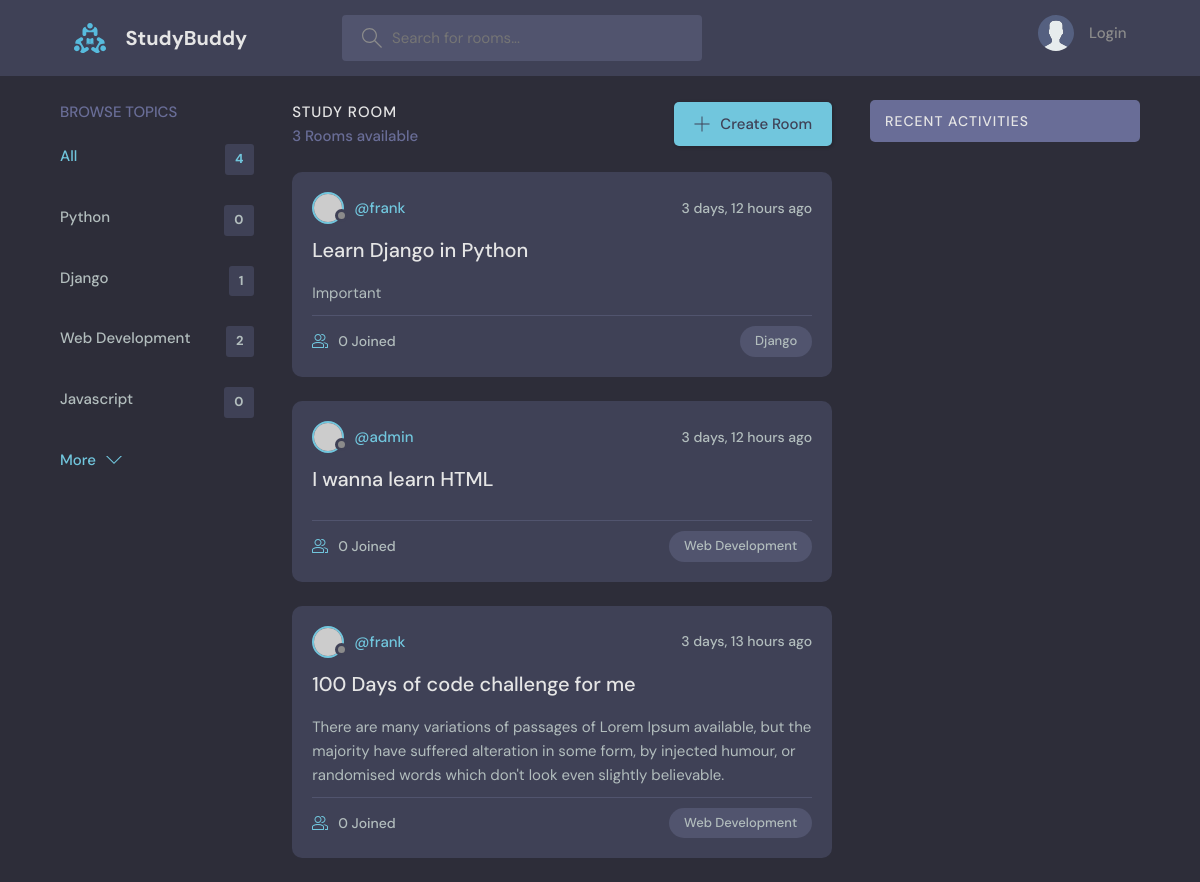
The app's page /, older data.
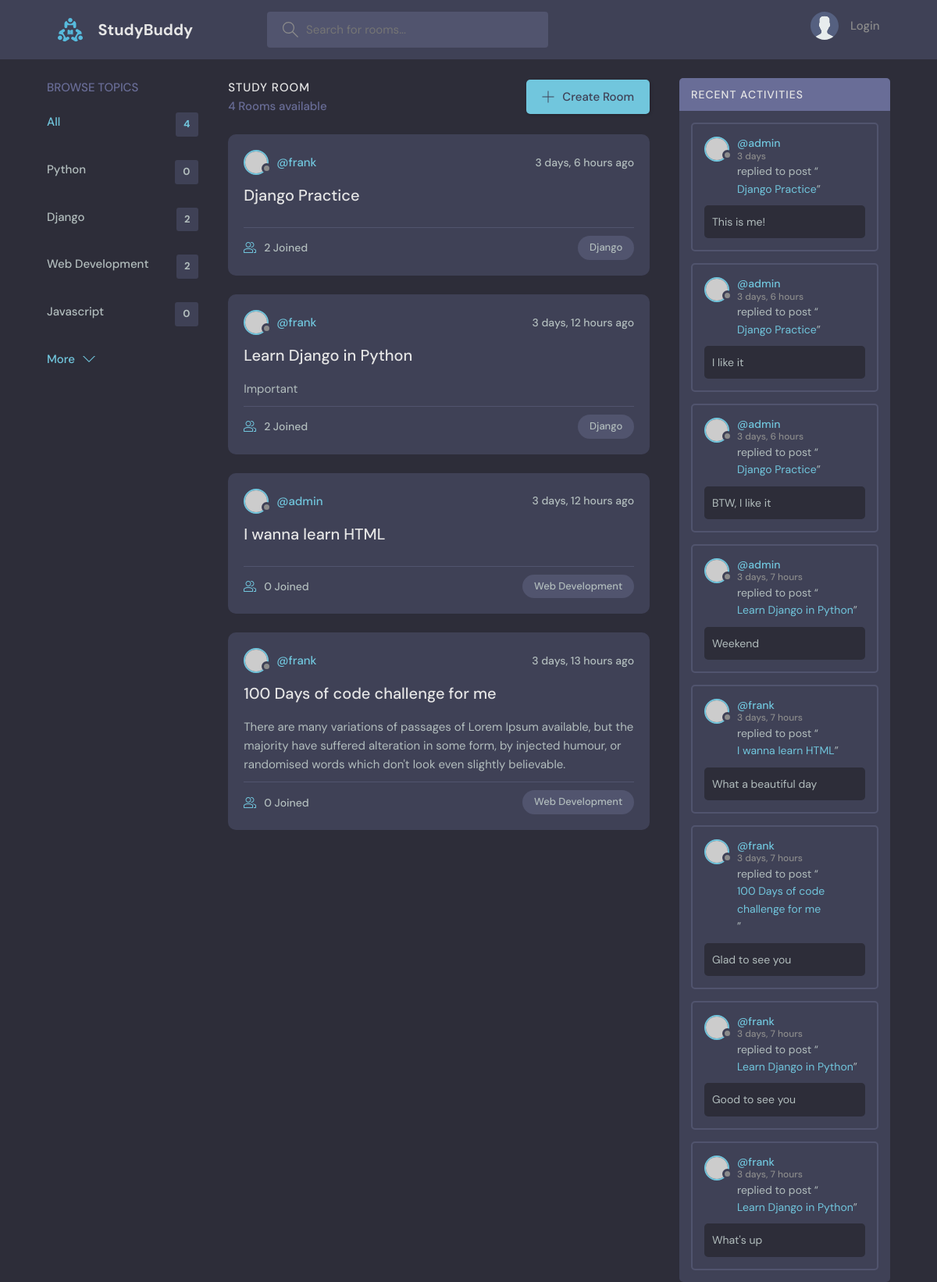
The same page, newer data.
### base/models.py (models this page shows, shortened)
class Topic(models.Model):
    name = models.CharField(max_length=200)

class Room(models.Model):
    host = models.ForeignKey(User, on_delete=models.SET_NULL, null=True)
    topic = models.ForeignKey(Topic, on_delete=models.SET_NULL, null=True)
    name = models.CharField(max_length=200)
    description = models.TextField(null=True, blank=True)
    participants = models.ManyToManyField(User, related_name='participants', blank=True)
    updated = models.DateField(auto_now=True)
    created = models.DateTimeField(auto_now_add=True)
    class Meta:
        ordering = ['-updated', '-created']
    def __str__(self):
        return self.name

class Message(models.Model):
    user = models.ForeignKey(User, on_delete=models.CASCADE)
    room = models.ForeignKey(Room, on_delete=models.CASCADE)
    body = models.TextField()
    updated = models.DateTimeField(auto_now=True)
    created = models.DateTimeField(auto_now_add=True)
    class Meta:
        ordering = ['-updated', '-created']
    def __str__(self):
        return self.body[0:50]

### base/views.py (the view)
# urls.py: path('', views.home, name="home"),
def home(request):
    q = request.GET.get('q') if request.GET.get('q') != None else ''
    rooms = Room.objects.filter(
        Q(topic__name__icontains=q) |
        Q(name__icontains=q) |
        Q(description__icontains=q)
    )
    topics = Topic.objects.all()[0:5]
    room_count = rooms.count()
    room_messages = Message.objects.filter(Q(room__topic__name__icontains=q))
    context = {'rooms': rooms, 'topics': topics, 'room_count': room_count,
                'room_messages': room_messages}
    return render(request, 'base/home.html', context)

### base/templates/base/home.html (shortened to what this page needs)
{% extends 'main.html' %}
{% block content %}
<main class="layout layout--3">
  <div class="container">
    {% include 'base/topics_component.html' %}
    <div class="roomList">
      <div class="roomList__header">
        <div>
          <h2>Study Room</h2>
          <p>{{room_count}} Rooms available</p>
        </div>
        <a class="btn btn--main" href="{% url 'create-room' %}">
          <svg version="1.1" xmlns="http://www.w3.org/2000/svg" width="32" height="32" viewBox="0 0 32 32">
            <title>add</title>
            <path
              d="M16.943 0.943h-1.885v14.115h-14.115v1.885h14.115v14.115h1.885v-14.115h14.115v-1.885h-14.115v-14.115z">
            </path>
          </svg>
          Create Room
        </a>
      </div>
      {% include 'base/feed_component.html' %}
    </div>
    {% include 'base/activity_component.html' %}
  </div>
</main>
{% endblock %}

### base/templates/base/topics_component.html
<div class="topics">
  <div class="topics__header">
    <h2>Browse Topics</h2>
  </div>
  <ul class="topics__list">
    <li>
      <a href="{% url 'home' %}" class="active">All <span>{{ topics.count}}</span></a>
    </li>
    {% for topic in topics %}
    <li>
      <a href="{% url 'home' %}?q={{topic.name}}">{{ topic.name }} <span>{{topic.room_set.all.count}}</span></a>
    </li>
    {% endfor %}
  </ul>
  <a class="btn btn--link" href="{% url 'topics' %}">
    More
    <svg version="1.1" xmlns="http://www.w3.org/2000/svg" width="32" height="32" viewBox="0 0 32 32">
      <title>chevron-down</title>
      <path d="M16 21l-13-13h-3l16 16 16-16h-3l-13 13z"></path>
    </svg>
  </a>
</div>

### base/templates/base/feed_component.html (shortened to what this page needs)
{% for room in rooms %}
<div class="roomListRoom">
    <div class="roomListRoom__header">
      <a href="{% url 'user-profile' room.host.id %}" class="roomListRoom__author">
        <div class="avatar avatar--small">
          <img src="https://randomuser.me/api/portraits/women/11.jpg" />
        </div>
        <span>@{{ room.host.username }}</span>
      </a>
      <div class="roomListRoom__actions">
        <span>{{ room.created|timesince }} ago</span>
      </div>
    </div>
    <div class="roomListRoom__content">
      <a href="{% url 'room' room.id %}">{{ room.name }}</a>
      <p>
        {{ room.description }}
      </p>
    </div>
    <div class="roomListRoom__meta">
      <a href="{% url 'room' room.id %}" class="roomListRoom__joined">
        {{room.participants.all.count}} Joined
      </a>
      <p class="roomListRoom__topic">{{ room.topic.name }}</p>
    </div>
  </div>
{% endfor %}

### base/templates/base/activity_component.html (shortened to what this page needs)
<div class="activities">
    <div class="activities__header">
        <h2>Recent Activities</h2>
    </div>
    {% for message in room_messages %}
    <div class="activities__box">
        <div class="activities__boxHeader roomListRoom__header">
            <a href="{% url 'user-profile' message.user.id %}" class="roomListRoom__author">
                <div class="avatar avatar--small">
                    <img src="https://randomuser.me/api/portraits/women/11.jpg" />
                </div>
                <p>
                    @{{ message.user }}
                    <span>{{ message.created|timesince }}</span>
                </p>
            </a>
        </div>
        <div class="activities__boxContent">
            <p>replied to post “<a href="{% url 'room' message.room.id %}">{{ message.room }}</a>”</p>
            <div class="activities__boxRoomContent">
                {{ message }}
            </div>
        </div>
    </div>
    {% endfor %}
</div>

Row changes from the older to the newer data that the page shows:
computed for Topic "Django": room_set.all.count "1" → "2"
added Room: host.username "frank", created "3 days, 6 hours", name "Django Practice", participants.all.count "2", topic.name "Django"
computed for Room "Learn Django in Python": participants.all.count "0" → "2"
added Message: user "admin", created "3 days", room "Django Practice", body "This is me!"
added Message: user "admin", created "3 days, 6 hours", room "Django Practice", body "I like it"
added Message: user "admin", created "3 days, 6 hours", room "Django Practice", body "BTW, I like it"
added Message: user "admin", created "3 days, 7 hours", room "Learn Django in Python", body "Weekend"
added Message: user "frank", created "3 days, 7 hours", room "I wanna learn HTML", body "What a beautiful day"
added Message: user "frank", created "3 days, 7 hours", room "100 Days of code challenge for me", body "Glad to see you"
added Message: user "frank", created "3 days, 7 hours", room "Learn Django in Python", body "Good to see you"
added Message: user "frank", created "3 days, 7 hours", room "Learn Django in Python", body "What's up"
Text that changed along with them:
{{ room_count }}: "3" → "4"
